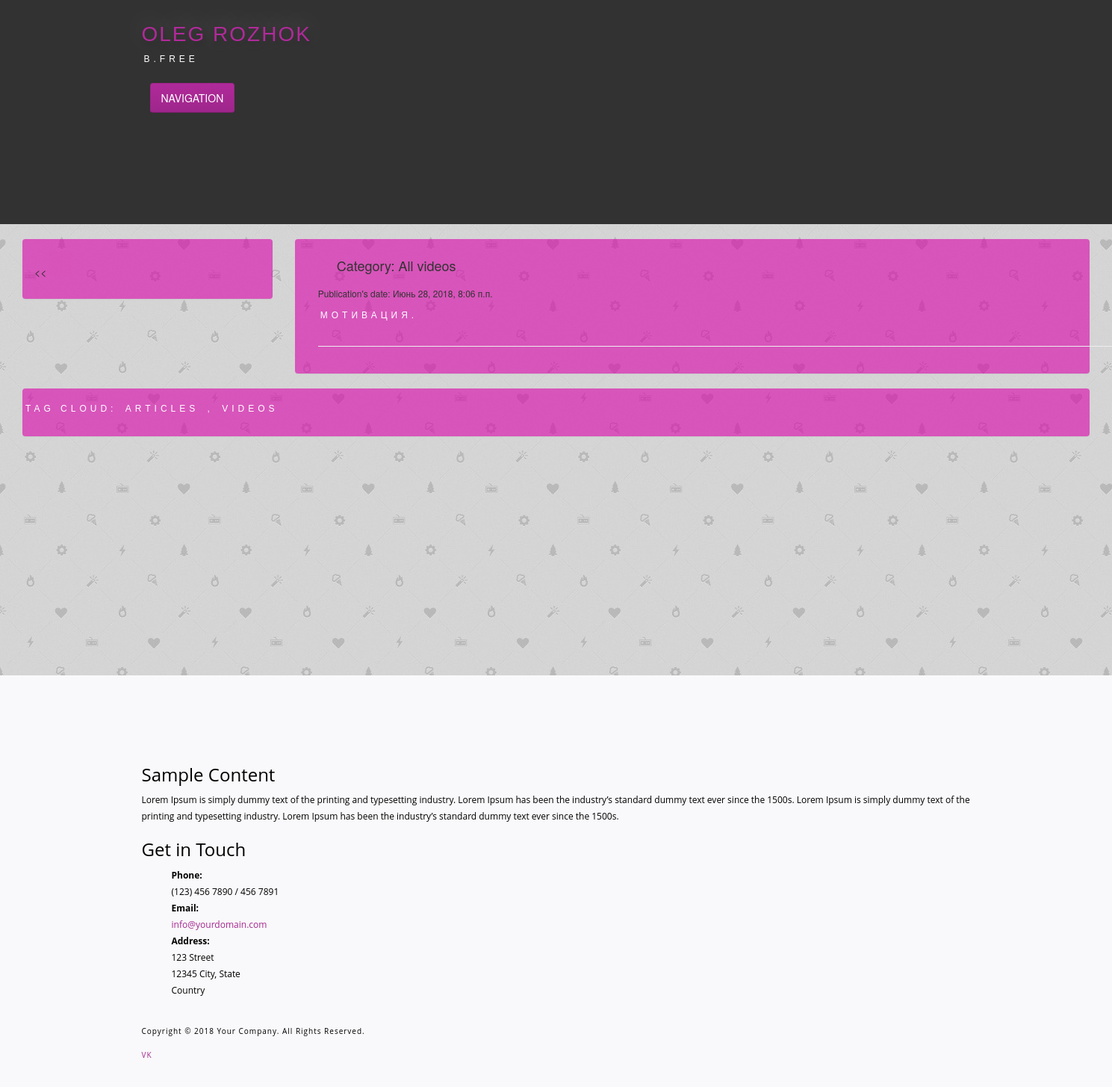
Screenshot of /basicview/category/get/4/ with the database file from the repository.
### article/models.py (models this page shows, shortened)
class Category(MPTTModel):
    class Meta():
        db_table = "category"
        verbose_name_plural = "Categories"
        verbose_name = "Category"
        ordering = ('tree_id', 'level',)
    name = models.CharField(max_length=150, verbose_name="Category", unique=True)
    parent = TreeForeignKey('self', on_delete=models.CASCADE, null=True, blank=True, related_name='children', verbose_name="Parent's class")
    def __unicode__(self):
        return self.name
    class MPTTMeta:
        level_atrr = 'mptt-level'
        order_insertion_by = ['name']

class Article(models.Model):
    class Meta():
        db_table = "article"
    article_title = models.CharField(max_length=200)
    article_text = RichTextField()
    article_date = models.DateTimeField()
    article_likes = models.IntegerField(default=0)
    article_image = models.ImageField(null=True, blank=True, upload_to="images/", verbose_name="Image")
    video = EmbedVideoField(null=True, blank=True, verbose_name="Video")
    category = TreeForeignKey(Category, null=True, blank=False, related_name='cat')
    keywords = models.ManyToManyField(Keywords, related_name="keywords", related_query_name="keywords", blank=True, verbose_name="Keywords")

class Keywords(models.Model):
    class Meta():
        db_table = "keywords"
    name = models.CharField(max_length=50, blank=True, unique=True, verbose_name="Tags")
    def __unicode__(self):
        return self.name

### article/views.py (the view)
# urls.py: url(r'^category/get/(?P<category_id>\d+)/$', article_views.article_cat, name='article_cat'),
def article_cat(request, category_id=1):
    args = {}
    args['projects'] = Category.objects.all()
    args['category'] = Category.objects.get(id=category_id)
    branch_categories = args['category'].get_descendants(include_self=True)
    args['articles'] = Article.objects.filter(category_id=category_id)
    args['username'] = auth.get_user(request).username
    args['keywords'] = Keywords.objects.all()
    args['category_articles'] = Article.objects.filter(category__in=branch_categories).distinct()
    return render_to_response('article_cat.html', args)

### article/templates/article_cat.html (shortened to what this page needs)
{% extends 'main.html' %}
{% load embed_video_tags %}
{% load staticfiles %}
{% load i18n mptt_tags %}
{% block article %}
<ul><h4> Category: {{ category }}</h4></ul>
<div class="container">
    <div class="row">
        <div class="col-sm-8">
        {% for article in category_articles %}
        <h6>Publication's date: {{ article.article_date }}</h6>
        <h4><a href="/articles/get/{{ article.id }}/" class="notpodcherk" id="divTagLine">{{ article.article_title}}</a></h4>
        {% endfor %}
        </div>
    </div>
    <hr>
</div>
{% endblock %}

### article/templates/main.html (shortened to what this page needs)
{% load staticfiles %}
{% load i18n mptt_tags %}
<!DOCTYPE html>
<html>
<head>
    <link rel="stylesheet" href="https://maxcdn.bootstrapcdn.com/bootstrap/4.0.0/css/bootstrap.min.css">
    {% load bootstrap3 %}
    {% bootstrap_css %}
</head>
<body>
<div id="decorative2">
    <div class="container">
        <div class="divPanel topArea notop nobottom">
        <div class="row-fluid">
            <div class="pull-top">
                        <a href="https://vk.com/oleg_rozhok" id="divSiteTitle" class="notpodcherk">Oleg Rozhok</a><br />
                        <a href="https://vk.com/video-41355314_456239038" id="divTagLine" class="notpodcherk">b.free</a>
            </div>
                    <div id="divMenuRight" class="pull-left">
                    <div class="navbar">
                        <button type="button" class="btn btn-navbar-highlight btn-large btn-primary" data-toggle="collapse" data-target=".nav-collapse">
                            NAVIGATION
                        </button>
                    </div>
                    </div>
        </div>
        </div>
    </div>
</div>
<br />
<div class="container-fluid">
  <div class="row-fluid">
    <div class="col col-lg-3">
    <div class="panel panel-body special-card">
    <ol class="marker" id="breadcrumb">
    {% recursetree projects %}
        <li>
       <a href="/category/get/{{ node.id }}" title="{% blocktrans with project=node %}Show all entries in {{ project }}{% endblocktrans %}">{{ node }}</a>
        </li>
    {% endrecursetree %}
    </ol>
    </div>
    </div>
    <div class="col col-lg-9">
    <div class="panel panel-body fones special-card">
    {% block article %}{% endblock %}
    </div>
    </div>
    <div class="col col-lg-12">
    <div class="panel panel-body special-card" id="divTagLine"> Tag cloud:
        <ol id="breadcrumb">
    {% for keyword in keywords %}
            <a id="divTagLine" class="notpodcherk" href="/keyword/{{ keyword.id }}">{{ keyword }}</a>
    {% if not forloop.last %}, {% endif %}
    {% endfor %}
        </ol>
    </div>
    </div>
  </div>
</div>
<div id="footerOuterSeparator">
<div id="divFooter">
    <div class="container">
        <div class="divPanel">
            <div class="row-fluid">
               <div class="span1" id="footerArea3">
                    <h3>Sample Content</h3>
                    <p>Lorem Ipsum is simply dummy text of the printing and typesetting industry. Lorem Ipsum has been the industry’s standard dummy text ever since the 1500s.
                        Lorem Ipsum is simply dummy text of the printing and typesetting industry. Lorem Ipsum has been the industry’s standard dummy text ever since the 1500s.
                    </p>
                </div>
                <div class="span2" id="footerArea4">
                    <h3>Get in Touch</h3>
                    <ul id="contact-info">
                    <li>
                        <span class="field">Phone:</span>
                        <br />
                        (123) 456 7890 / 456 7891
                    </li>
                    <li>
                        <span class="field">Email:</span>
                        <br />
                        <a href="mailto:info@yourdomain.com" title="Email">info@yourdomain.com</a>
                    </li>
                    <li>
                        <span class="field">Address:</span>
                        <br />
                        123 Street<br />
                        12345 City, State<br />
                        Country
                    </li>
                    </ul>
                </div>
            </div>
            <br />
            <div class="row-fluid">
                <div class="span3">
                    <p class="copyright">
                        Copyright © 2018 Your Company. All Rights Reserved.
                    </p>
                    <p class="social_bookmarks">
                        <a href="https://vk.com/beeroom_volosovo">VK</a>
                    </p>
                </div>
            </div>
            <br />
        </div>
    </div>
</div>
</div>
</body>
</html>

### article/templates/main.html (style rules this page uses)
body { background: #CCCCCC url(/media/images/fon.jpg); background-repeat: inherit; }
.fones { background: #f9f8fa }
.special-card { background-color: rgba(218, 0, 170, 0.6); }
.divPanel.notop { padding-top:25px }
.divPanel.nobottom { padding-bottom:0px }
#decorative2 { background-color: rgb(50, 50, 50); height: 300px; }
#divSiteTitle { font-family: 'Century Gothic', sans-serif; color: rgb(176, 42, 154); font-size: 28px; text-shadow: rgba(0, 0, 0, 0.2) 2px 5px 9px, rgba(255, 255, 255, 0.298039) 0px -5px 35px; line-height: 42px; letter-spacing: 2px; text-transform: uppercase; font-weight: normal; font-style: normal; padding-left: 0px; padding-right: 0px; }
#divTagLine { font-family: 'Century Gothic', sans-serif; font-size: 12px; text-transform: uppercase; letter-spacing: 5px; line-height: 22px; color: rgb(255, 255, 255); text-shadow: none; padding-left: 3px; padding-right: 3px; font-weight: normal; font-style: normal; }
.navbar .btn-navbar-highlight { display:inline;padding:9px 14px;margin-top:15px; }
.btn-primary { border:1px solid #9d2589;border-bottom:1px solid #7b1d6c;background-color:#b02a9a;background-repeat: repeat-x;background-image:-webkit-gradient(linear, left top, left bottom, from(#b02a9a), to(#9e268b));background-image:-webkit-linear-gradient(top, #b02a9a, #9e268b);background-image:-moz-linear-gradient(top, #b02a9a, #9e268b);background-image:-ms-linear-gradient(top, #b02a9a, #9e268b);background-image:-o-linear-gradient(top, #b02a9a, #9e268b);background-image:linear-gradient(top, #b02a9a, #9e268b);filter: progid:dximagetransform.microsoft.gradient(startColorstr=#b02a9a, endColorstr=#9e268b, GradientType=0);filter: progid:dximagetransform.microsoft.gradient(enabled=false); }
ol { list-style:none; }
.marker { list-style: none; }
.marker > li:before { content: '<< '; }
#breadcrumb { list-style: none; display: inline-block; padding-left: 0px; }
#breadcrumb li { float: center; }
#breadcrumb li a { color: #fff; display: inline-block; background-color: rgba(218, 0, 170, 0.01); text-decoration: none; position: relative; height: 34px; line-height: 34px; padding: 0 10px 0 5px; text-align: center; margin-right: 23px; -webkit-user-select: none; -moz-user-select: none; -ms-user-select: none; user-select: none; }
#breadcrumb li:first-child a { padding-left: 15px; -moz-border-radius: 4px 0 0 4px; -webkit-border-radius: 4px; border-radius: 4px 0 0 4px; }
#breadcrumb li:last-child a { padding-right: 15px; -moz-border-radius: 0 4px 4px 0; -webkit-border-radius: 0; border-radius: 0 4px 4px 0; }
#breadcrumb li a:before { left: 0px; border-left-color: transparent; text-align: center; }
#breadcrumb li a:after { text-align: center; border-color: transparent; border-left-color: #cc2eaa; }
#divFooter { font-family: 'Open Sans', sans-serif; background-color: #f9f8fa; color: #000000; padding-top: 100px; line-height: 22px; font-size: 12px; text-transform: none; background-image: none; background-repeat: repeat repeat; }
#divFooter a { color: rgb(164, 39, 143); }
#divFooter h3 { color: rgb(0, 0, 0); }
#footerOuterSeparator { margin-top: 300px; border-top-width: 0px; border-top-style: solid; border-top-color: rgb(95, 95, 95); }
#divFooter { margin-left:-20px;margin-right:-20px;padding-left:20px;padding-right:20px; }
#divFooter { margin-left:0px;margin-right:0px;padding-left:0px;padding-right:0px; }
.social_bookmarks a { font-size:smaller !important;text-transform:uppercase;letter-spacing:1px;text-decoration:none;margin-right:20px; }
.copyright { font-size:smaller;letter-spacing:1px; }
ul#contact-info .field { font-weight:bold; }
ul#contact-info { list-style:none; }

### rows the page displays
Category: name "All videos"
Article: article_date "Июнь 28, 2018, 8:06 п.п.", article_title "МОТИВАЦИЯ."
Keywords: name "ARTICLES"
Keywords: name "VIDEOS"
